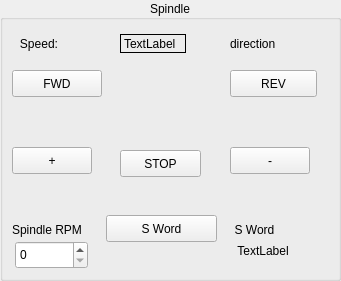
   <widget class="QGroupBox" name="groupBox_spindle">
    <property name="geometry">
     <rect>
      <x>1550</x>
      <y>400</y>
      <width>341</width>
      <height>281</height>
     </rect>
    </property>
    <property name="title">
     <string>Spindle</string>
    </property>
    <property name="alignment">
     <set>Qt::AlignCenter</set>
    </property>
    <widget class="QPushButton" name="spindle_plus_pb">
     <property name="geometry">
      <rect>
       <x>12</x>
       <y>147</y>
       <width>80</width>
       <height>27</height>
      </rect>
     </property>
     <property name="text">
      <string>+</string>
     </property>
    </widget>
    <widget class="QSpinBox" name="spindle_speed_sb">
     <property name="geometry">
      <rect>
       <x>15</x>
       <y>241</y>
       <width>73</width>
       <height>28</height>
      </rect>
     </property>
     <property name="maximum">
      <number>30000</number>
     </property>
    </widget>
    <widget class="QLabel" name="spindle_direction_0_lb">
     <property name="geometry">
      <rect>
       <x>230</x>
       <y>34</y>
       <width>59</width>
       <height>19</height>
      </rect>
     </property>
     <property name="text">
      <string>direction</string>
     </property>
    </widget>
    <widget class="QLabel" name="spindle_actual_speed_lb">
     <property name="geometry">
      <rect>
       <x>120</x>
       <y>34</y>
       <width>66</width>
       <height>19</height>
      </rect>
     </property>
     <property name="frameShape">
      <enum>QFrame::Box</enum>
     </property>
     <property name="text">
      <string>TextLabel</string>
     </property>
    </widget>
    <widget class="QPushButton" name="spindle_fwd_pb">
     <property name="geometry">
      <rect>
       <x>12</x>
       <y>70</y>
       <width>90</width>
       <height>27</height>
      </rect>
     </property>
     <property name="text">
      <string>FWD</string>
     </property>
    </widget>
    <widget class="QPushButton" name="spindle_minus_pb">
     <property name="geometry">
      <rect>
       <x>230</x>
       <y>147</y>
       <width>80</width>
       <height>27</height>
      </rect>
     </property>
     <property name="text">
      <string>-</string>
     </property>
    </widget>
    <widget class="QLabel" name="label_21">
     <property name="geometry">
      <rect>
       <x>12</x>
       <y>34</y>
       <width>46</width>
       <height>19</height>
      </rect>
     </property>
     <property name="text">
      <string>Speed:</string>
     </property>
     <property name="alignment">
      <set>Qt::AlignRight|Qt::AlignTrailing|Qt::AlignVCenter</set>
     </property>
    </widget>
    <widget class="QPushButton" name="spindle_rev_pb">
     <property name="enabled">
      <bool>true</bool>
     </property>
     <property name="geometry">
      <rect>
       <x>230</x>
       <y>70</y>
       <width>87</width>
       <height>27</height>
      </rect>
     </property>
     <property name="text">
      <string>REV</string>
     </property>
    </widget>
    <widget class="QLabel" name="label_22">
     <property name="geometry">
      <rect>
       <x>12</x>
       <y>220</y>
       <width>84</width>
       <height>19</height>
      </rect>
     </property>
     <property name="text">
      <string>Spindle RPM</string>
     </property>
    </widget>
    <widget class="QLabel" name="settings_speed_lb">
     <property name="geometry">
      <rect>
       <x>230</x>
       <y>241</y>
       <width>66</width>
       <height>19</height>
      </rect>
     </property>
     <property name="text">
      <string>TextLabel</string>
     </property>
     <property name="alignment">
      <set>Qt::AlignCenter</set>
     </property>
    </widget>
    <widget class="QLabel" name="label_38">
     <property name="geometry">
      <rect>
       <x>230</x>
       <y>220</y>
       <width>49</width>
       <height>19</height>
      </rect>
     </property>
     <property name="text">
      <string>S Word</string>
     </property>
     <property name="alignment">
      <set>Qt::AlignCenter</set>
     </property>
    </widget>
    <widget class="QPushButton" name="spindle_stop_pb">
     <property name="geometry">
      <rect>
       <x>120</x>
       <y>150</y>
       <width>81</width>
       <height>27</height>
      </rect>
     </property>
     <property name="text">
      <string>STOP</string>
     </property>
    </widget>
    <widget class="QPushButton" name="mdi_s_pb">
     <property name="geometry">
      <rect>
       <x>106</x>
       <y>215</y>
       <width>111</width>
       <height>27</height>
      </rect>
     </property>
     <property name="text">
      <string>S Word</string>
     </property>
    </widget>
   </widget>
